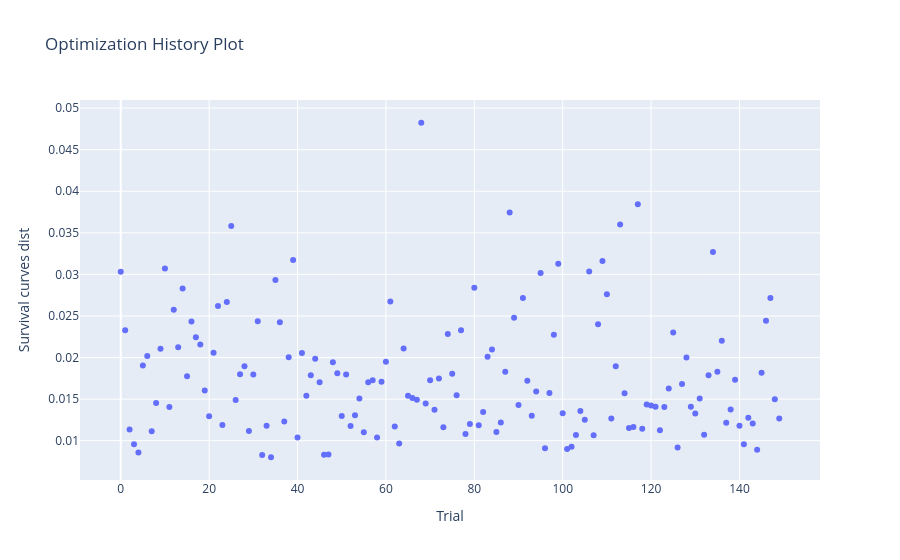
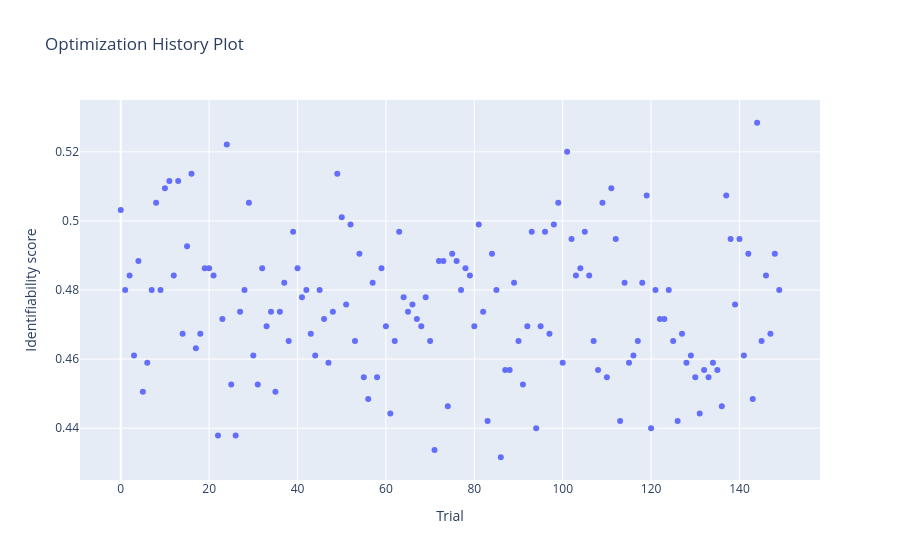

The code cell stored with these charts, in order, in its notebook:
### Code cell
from optuna.visualization import plot_optimization_history

for i in range(len(names_objs)):
    plot_optimization_history(study, target=lambda t: t.values[i], target_name=names_objs[i]).show()

### Figure 1 — Plotly figure (JSON) as saved in the notebook; plotly's stock layout.template omitted (floating-point values rounded to 4 significant figures; data arrays with more than 128 entries replaced by an {"elided": "..."} marker saying what was removed)
{"data": [{"mode": "markers", "name": "Survival curves dist", "type": "scatter", "x": {"elided": "150 int values"}, "y": {"elided": "150 float values"}}, {"marker": {"color": "#cccccc"}, "mode": "markers", "name": "Infeasible Trial", "showlegend": false, "type": "scatter", "x": [], "y": []}], "layout": {"title": {"text": "Optimization History Plot"}, "xaxis": {"title": {"text": "Trial"}}, "yaxis": {"title": {"text": "Survival curves dist"}}}}

### Figure 2 — Plotly figure (JSON) as saved in the notebook; plotly's stock layout.template omitted (floating-point values rounded to 4 significant figures; data arrays with more than 128 entries replaced by an {"elided": "..."} marker saying what was removed)
{"data": [{"mode": "markers", "name": "Identifiability score", "type": "scatter", "x": {"elided": "150 int values"}, "y": {"elided": "150 float values"}}, {"marker": {"color": "#cccccc"}, "mode": "markers", "name": "Infeasible Trial", "showlegend": false, "type": "scatter", "x": [], "y": []}], "layout": {"title": {"text": "Optimization History Plot"}, "xaxis": {"title": {"text": "Trial"}}, "yaxis": {"title": {"text": "Identifiability score"}}}}
